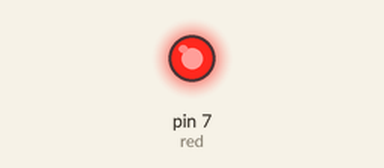
Recording of a sketch running on a simulated Arduino Uno, built with avr-gcc and run on an emulated ATmega328P. Parts: output pins drawn as LEDs (lit = HIGH).

Above: at 0.05 s.
Timing chart, 0 to 3.0 s (numbered marks = the images above):
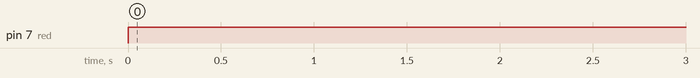

Measured:
- by itself, pin 7 (red): LOW → HIGH at 0.00 s

The sketch:

LED_RGB.ino
```cpp
#define red 7
#define green 8
#define blue 9

void setup() {
  pinMode(red, OUTPUT); // Cấu hình chân D7 làm OUTPUT cho led red pinMode(green, OUTPUT); // Cấu hình chân D8 làm OUTPUT cho led green pinMode(blue, OUTPUT); // Cấu hình chân D9 làm OUTPUT cho led blue

}

void loop() {
  digitalWrite(red,HIGH); // Chân red lên mức Cao hay Bật Đèn Led
  delay(1000); // Đèn sáng tầm 1 giây
  digitalWrite(red,LOW); // Chân red xuống mức Thấp hay Tắt Đèn Led digitalWrite(green,HIGH); // Chân green lên mức Cao hay Bật Đèn Led delay(1000); // Đèn sáng tầm 1 giây
  digitalWrite(green,LOW); // Chân green xuống mức Thấp hay Tắt Đèn Led digitalWrite(blue,HIGH); // Chân blue lên mức Cao hay Bật Đèn Led delay(1000); // Đèn sáng tầm 1 giây
  digitalWrite(blue,LOW); // Chân blue xuống mức Thấp hay Tắt Đèn Led
}
```
